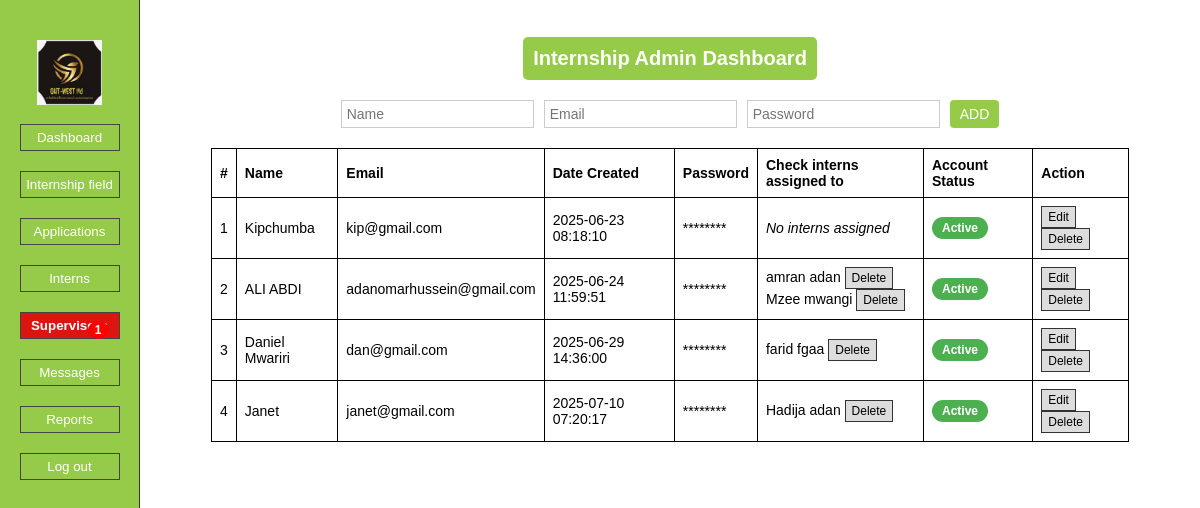
Screenshot of /supervisor_dashboard.php with the database file from the repository.
### tables this page shows
CREATE TABLE `users` (
  `id` int(11) NOT NULL,
  `name` varchar(255) DEFAULT NULL,
  `email` varchar(100) NOT NULL,
  `password` varchar(255) NOT NULL,
  `created_at` timestamp NOT NULL DEFAULT current_timestamp(),
  `role` varchar(50) DEFAULT 'interns',
  `supervisor_id` int(11) DEFAULT NULL,
  `reset_token` varchar(255) DEFAULT NULL,
  `token_created_at` datetime DEFAULT NULL,
  `internship_end_date` date DEFAULT NULL,
  `account_status` enum('active','inactive','completed') DEFAULT 'active'
);

### supervisor_dashboard.php (the view, shortened to what this page needs)
<?php
require_once 'config.php';
$stmt = $pdo->prepare("SELECT * FROM users WHERE role = 'supervisor'");
$stmt->execute();
$supervisors = $stmt->fetchAll(PDO::FETCH_ASSOC);
$intern_stmt = $pdo->prepare("SELECT id, name, supervisor_id FROM users WHERE role = 'intern' AND supervisor_id IS NOT NULL");
$intern_stmt->execute();
$interns = $intern_stmt->fetchAll(PDO::FETCH_ASSOC);
$interns_by_supervisor = [];
foreach ($interns as $intern) {
    $sid = $intern['supervisor_id'];
    if (!isset($interns_by_supervisor[$sid])) {
        $interns_by_supervisor[$sid] = [];
    }
    $interns_by_supervisor[$sid][] = $intern;
}
$supervisors_without_interns = 0;
foreach ($supervisors as $sup) {
    if (empty($interns_by_supervisor[$sup['id']])) {
        $supervisors_without_interns++;
    }
}
?>
<!DOCTYPE html>
<html lang="en">
<head>
  <link rel="stylesheet" href="supervisor1.css">
</head>
<body>
  <div class="sidebar">
    <img src="logo.jpeg" alt="Out West Logo" class="logo" />
    <button onclick="location.href=''">Dashboard</button>
    <button onclick="location.href='internship_field.php'">Internship field</button>
    <button onclick="location.href='admin_dashboard.php'">Applications</button>
    <button onclick="location.href='interns_dashboard.php'">Interns</button>
    <button class="active" onclick="location.href='supervisor_dashboard.php'">
      Supervisors
      <?php if ($supervisors_without_interns > 0): ?>
        <span class="badge"><?= $supervisors_without_interns ?></span>
      <?php endif; ?>
    </button>
    <button onclick="location.href='admin_messages.php'">Messages</button>
    <button onclick="location.href='admin_reports.php'">Reports</button>
    <button class="logout-btn" onclick="location.href='logout.php'">Log out</button>
  </div>
  <div class="main-content">
    <h2>Internship Admin Dashboard</h2>
    <form class="add-form" action="add_supervisor.php" method="POST">
      <input type="text" name="name" placeholder="Name" required>
      <input type="email" name="email" placeholder="Email" required>
      <input type="password" name="password" placeholder="Password" required>
      <button type="submit">ADD</button>
    </form>
    <table class="supervisor-table">
      <tr>
        <th>#</th>
        <th>Name</th>
        <th>Email</th>
        <th>Date Created</th>
        <th>Password</th>
        <th>Check interns assigned to</th>
        <th>Account Status</th>
        <th>Action</th>
      </tr>
      <?php foreach ($supervisors as $index => $row): ?>
      <tr>
        <td><?= $index + 1 ?></td>
        <td><?= htmlspecialchars($row['name']) ?></td>
        <td><?= htmlspecialchars($row['email']) ?></td>
        <td><?= htmlspecialchars($row['created_at']) ?></td>
        <td>********</td>
        <td>
          <?php if (!empty($interns_by_supervisor[$row['id']])): ?>
            <?php foreach ($interns_by_supervisor[$row['id']] as $intern): ?>
              <div>
                <?= htmlspecialchars($intern['name']) ?>
                <form method="POST" action="unassign_intern.php" style="display:inline;" onsubmit="return confirm('Unassign this intern from the supervisor?');">
                  <button type="submit">Delete</button>
                </form>
              </div>
            <?php endforeach; ?>
          <?php else: ?>
            <em>No interns assigned</em>
          <?php endif; ?>
        </td>
        <td>
          <?php
            $status = strtolower(trim($row['account_status']));
            $statusClass = $status === 'active' ? 'status-badge' : 'status-badge status-inactive';
            echo "<span class=\"$statusClass\">" . ucfirst($status) . "</span>";
          ?>
        </td>
        <td>
          <a href="edit_supervisor.php?id=<?= $row['id'] ?>"><button>Edit</button></a>
          <form method="POST" action="delete_supervisor.php" style="display:inline;" onsubmit="return confirm('Are you sure you want to delete this supervisor? This action cannot be undone.');">
            <button type="submit">Delete</button>
          </form>
        </td>
      </tr>
      <?php endforeach; ?>
    </table>
  </div>
</body>
</html>

### supervisor1.css (style rules this page uses)
* { box-sizing: border-box; font-family: Arial, sans-serif; }
body { margin: 0; display: flex; height: 100vh; }
.sidebar { width: 140px; background-color: #95cb48; border-right: 1px solid #333; padding-top: 30px; display: flex; flex-direction: column; align-items: center; font-size: 15px; }
.sidebar button { width: 100px; margin: 10px 0; padding: 5px; border: 1px solid #444; background-color: transparent; color: white; cursor: pointer; position: relative; }
.sidebar button.active { background-color: #dc1511; color: white; font-weight: bold; }
.logo { display: block; margin: 0 auto 9px auto; max-height: 65px; margin-top: 10px; }
.logout-btn { margin-top: auto; margin-bottom: 20px; }
.main-content { flex-grow: 1; padding: 20px; position: relative; }
h2 { text-align: center; background-color: #95cb48; color: white; padding: 10px; margin-bottom: 20px; font-size: 20px; border: none; width: fit-content; margin-left: auto; margin-right: auto; border-radius: 5px; }
.add-form { display: flex; gap: 10px; margin: 20px auto; justify-content: center; }
.add-form input { padding: 5px; font-size: 14px; border: 1px solid #ccc; }
.add-form button { padding: 5px 10px; font-size: 14px; background-color: #95cb48; border: none; color: white; cursor: pointer; border-radius: 4px; }
.supervisor-table { width: 90%; margin: 0 auto; border-collapse: collapse; font-size: 14px; }
.supervisor-table th, .supervisor-table td { border: 1px solid #000; padding: 8px; text-align: left; }
.supervisor-table td button { padding: 3px 6px; font-size: 12px; cursor: pointer; background-color: #ddd; border: 1px solid #333; }
.badge { background-color: red; color: white; border-radius: 50%; padding: 2px 7px; font-size: 12px; position: absolute; right: 10px; top: 8px; z-index: 999; }
.sidebar button { position: relative; }
.status-badge { padding: 4px 10px; border-radius: 20px; font-weight: bold; color: white; background-color: #4CAF50; font-size: 12px; display: inline-block; }

### rows the page displays
users: name "Kipchumba", email "kip@gmail.com", created_at "2025-06-23 08:18:10", shows "No interns assigned", account_status "Active"
users: name "ALI ABDI", email "adanomarhussein@gmail.com", created_at "2025-06-24 11:59:51", account_status "Active"
users: name "amran adan"
users: name "Mzee mwangi"
users: name "Daniel Mwariri", email "dan@gmail.com", created_at "2025-06-29 14:36:00", account_status "Active"
users: name "farid fgaa"
users: name "Janet", email "janet@gmail.com", created_at "2025-07-10 07:20:17", account_status "Active"
users: name "Hadija adan"

### other values shown
$supervisors_without_interns "1"
